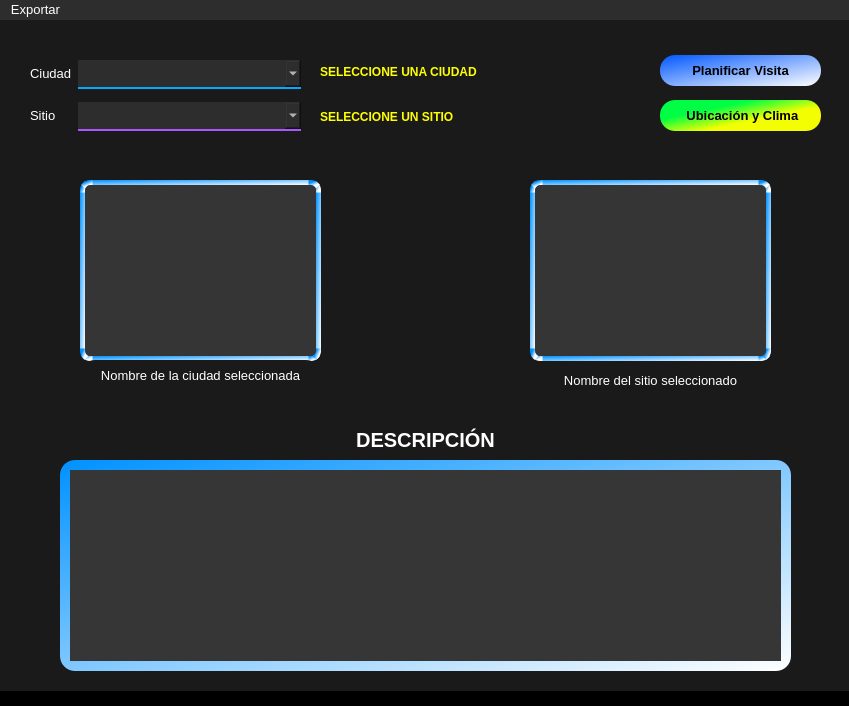
<?xml version="1.0" encoding="UTF-8"?>
<ui version="4.0">
 <class>manejarSitios</class>
 <widget class="QMainWindow" name="manejarSitios">
  <property name="geometry">
   <rect>
    <x>0</x>
    <y>0</y>
    <width>849</width>
    <height>706</height>
   </rect>
  </property>
  <property name="sizePolicy">
   <sizepolicy hsizetype="Expanding" vsizetype="Expanding">
    <horstretch>0</horstretch>
    <verstretch>0</verstretch>
   </sizepolicy>
  </property>
  <property name="maximumSize">
   <size>
    <width>849</width>
    <height>706</height>
   </size>
  </property>
  <property name="windowTitle">
   <string>Sitios</string>
  </property>
  <property name="windowIcon">
   <iconset>
    <normaloff>../recursos/iconos/ic_SitiosVentana.png</normaloff>../recursos/iconos/ic_SitiosVentana.png</iconset>
  </property>
  <property name="styleSheet">
   <string notr="true">background-color: rgb(0, 0, 0);
color: rgb(255, 255, 255);</string>
  </property>
  <widget class="QWidget" name="centralwidget">
   <widget class="QFrame" name="frame">
    <property name="geometry">
     <rect>
      <x>0</x>
      <y>0</y>
      <width>849</width>
      <height>671</height>
     </rect>
    </property>
    <property name="styleSheet">
     <string notr="true">background-color: rgb(26, 26, 26);
color: rgb(255, 255, 255);
border:0px</string>
    </property>
    <property name="frameShape">
     <enum>QFrame::Shape::StyledPanel</enum>
    </property>
    <property name="frameShadow">
     <enum>QFrame::Shadow::Raised</enum>
    </property>
    <widget class="QWidget" name="formLayoutWidget">
     <property name="geometry">
      <rect>
       <x>30</x>
       <y>40</y>
       <width>271</width>
       <height>71</height>
      </rect>
     </property>
     <layout class="QFormLayout" name="formLayout">
      <property name="verticalSpacing">
       <number>13</number>
      </property>
      <item row="0" column="0">
       <widget class="QLabel" name="ciudadLabel">
        <property name="font">
         <font>
          <pointsize>10</pointsize>
         </font>
        </property>
        <property name="text">
         <string>Ciudad</string>
        </property>
       </widget>
      </item>
      <item row="0" column="1">
       <widget class="QComboBox" name="ciudadComboBox">
        <property name="sizePolicy">
         <sizepolicy hsizetype="Preferred" vsizetype="Expanding">
          <horstretch>0</horstretch>
          <verstretch>0</verstretch>
         </sizepolicy>
        </property>
        <property name="font">
         <font>
          <pointsize>10</pointsize>
         </font>
        </property>
        <property name="styleSheet">
         <string notr="true">color: rgb(255, 255, 255);
background-color: rgb(45, 45, 45);
border-bottom: 2px solid rgb(0, 170, 255);
border-left:none;
border-right:none;
border-top:none;
padding-left:5px;
padding-right:5px;</string>
        </property>
       </widget>
      </item>
      <item row="1" column="0">
       <widget class="QLabel" name="sitioLabel">
        <property name="font">
         <font>
          <pointsize>10</pointsize>
         </font>
        </property>
        <property name="text">
         <string>Sitio</string>
        </property>
       </widget>
      </item>
      <item row="1" column="1">
       <widget class="QComboBox" name="sitioComboBox">
        <property name="sizePolicy">
         <sizepolicy hsizetype="Preferred" vsizetype="Expanding">
          <horstretch>0</horstretch>
          <verstretch>0</verstretch>
         </sizepolicy>
        </property>
        <property name="font">
         <font>
          <pointsize>10</pointsize>
         </font>
        </property>
        <property name="styleSheet">
         <string notr="true">color: rgb(255, 255, 255);
border-bottom: 2px solid rgb(170, 85, 255);
border-left:none;
border-right:none;
border-top:none;
background-color: rgb(45, 45, 45);
padding-left:5px;
padding-right:5px;</string>
        </property>
       </widget>
      </item>
     </layout>
    </widget>
    <widget class="QFrame" name="frame_sitios">
     <property name="geometry">
      <rect>
       <x>30</x>
       <y>140</y>
       <width>791</width>
       <height>561</height>
      </rect>
     </property>
     <property name="styleSheet">
      <string notr="true">background-color: rgb(26, 26, 26);
color: rgb(255, 255, 255);
border:0px;
border-radius:15px</string>
     </property>
     <property name="frameShape">
      <enum>QFrame::Shape::StyledPanel</enum>
     </property>
     <property name="frameShadow">
      <enum>QFrame::Shadow::Raised</enum>
     </property>
     <widget class="QLabel" name="img_Sitio">
      <property name="geometry">
       <rect>
        <x>500</x>
        <y>20</y>
        <width>241</width>
        <height>181</height>
       </rect>
      </property>
      <property name="styleSheet">
       <string notr="true">background-color: rgb(53, 53, 53);
border: 5px solid qlineargradient(spread:pad, x1:0, y1:0, x2:1, y2:1, stop:0 rgba(0, 145, 255, 255), stop:1 rgba(255, 255, 255, 255));
border-radius: 10px</string>
      </property>
      <property name="text">
       <string/>
      </property>
     </widget>
     <widget class="QFrame" name="frame_3">
      <property name="geometry">
       <rect>
        <x>30</x>
        <y>300</y>
        <width>731</width>
        <height>211</height>
       </rect>
      </property>
      <property name="styleSheet">
       <string notr="true">border-radius:15px;
background-color:qlineargradient(spread:pad, x1:0, y1:0, x2:1, y2:1, stop:0 rgba(0, 145, 255, 255), stop:1 rgba(255, 255, 255, 255));
border:none;</string>
      </property>
      <property name="frameShape">
       <enum>QFrame::Shape::StyledPanel</enum>
      </property>
      <property name="frameShadow">
       <enum>QFrame::Shadow::Raised</enum>
      </property>
      <widget class="QPlainTextEdit" name="desc_Sitio">
       <property name="geometry">
        <rect>
         <x>10</x>
         <y>10</y>
         <width>711</width>
         <height>191</height>
        </rect>
       </property>
       <property name="font">
        <font>
         <pointsize>10</pointsize>
        </font>
       </property>
       <property name="styleSheet">
        <string notr="true">background-color: rgb(54, 54, 54);color:white;border-radius:0px;border:none;</string>
       </property>
       <property name="readOnly">
        <bool>true</bool>
       </property>
       <property name="plainText">
        <string/>
       </property>
      </widget>
     </widget>
     <widget class="QLabel" name="label_2">
      <property name="geometry">
       <rect>
        <x>40</x>
        <y>259</y>
        <width>711</width>
        <height>41</height>
       </rect>
      </property>
      <property name="font">
       <font>
        <pointsize>15</pointsize>
        <bold>true</bold>
       </font>
      </property>
      <property name="styleSheet">
       <string notr="true">color: white;border:none;</string>
      </property>
      <property name="text">
       <string>DESCRIPCIÓN</string>
      </property>
      <property name="alignment">
       <set>Qt::AlignmentFlag::AlignCenter</set>
      </property>
     </widget>
     <widget class="QLabel" name="nombreSitio">
      <property name="geometry">
       <rect>
        <x>500</x>
        <y>210</y>
        <width>241</width>
        <height>20</height>
       </rect>
      </property>
      <property name="font">
       <font>
        <pointsize>10</pointsize>
       </font>
      </property>
      <property name="styleSheet">
       <string notr="true">color:white;border:none;</string>
      </property>
      <property name="text">
       <string>Nombre del sitio seleccionado</string>
      </property>
      <property name="alignment">
       <set>Qt::AlignmentFlag::AlignCenter</set>
      </property>
     </widget>
     <widget class="QLabel" name="img_Ciudad">
      <property name="geometry">
       <rect>
        <x>50</x>
        <y>20</y>
        <width>241</width>
        <height>181</height>
       </rect>
      </property>
      <property name="styleSheet">
       <string notr="true">background-color: rgb(53, 53, 53);
border: 5px solid qlineargradient(spread:pad, x1:0, y1:0, x2:1, y2:1, stop:0 rgba(0, 145, 255, 255), stop:1 rgba(255, 255, 255, 255));
border-radius: 10px</string>
      </property>
      <property name="text">
       <string/>
      </property>
     </widget>
     <widget class="QLabel" name="nombreCiudad">
      <property name="geometry">
       <rect>
        <x>50</x>
        <y>200</y>
        <width>241</width>
        <height>31</height>
       </rect>
      </property>
      <property name="sizePolicy">
       <sizepolicy hsizetype="Expanding" vsizetype="Expanding">
        <horstretch>0</horstretch>
        <verstretch>0</verstretch>
       </sizepolicy>
      </property>
      <property name="font">
       <font>
        <pointsize>10</pointsize>
       </font>
      </property>
      <property name="styleSheet">
       <string notr="true">color:white;border:none;</string>
      </property>
      <property name="text">
       <string>Nombre de la ciudad seleccionada</string>
      </property>
      <property name="alignment">
       <set>Qt::AlignmentFlag::AlignCenter</set>
      </property>
     </widget>
    </widget>
    <widget class="QLabel" name="aviso_ciudadNoSeleccionada">
     <property name="geometry">
      <rect>
       <x>320</x>
       <y>45</y>
       <width>211</width>
       <height>21</height>
      </rect>
     </property>
     <property name="sizePolicy">
      <sizepolicy hsizetype="Expanding" vsizetype="Preferred">
       <horstretch>0</horstretch>
       <verstretch>0</verstretch>
      </sizepolicy>
     </property>
     <property name="font">
      <font>
       <bold>true</bold>
      </font>
     </property>
     <property name="styleSheet">
      <string notr="true">color: rgb(255, 255, 0);</string>
     </property>
     <property name="text">
      <string>SELECCIONE UNA CIUDAD</string>
     </property>
     <property name="alignment">
      <set>Qt::AlignmentFlag::AlignLeading|Qt::AlignmentFlag::AlignLeft|Qt::AlignmentFlag::AlignTop</set>
     </property>
    </widget>
    <widget class="QPushButton" name="ubiClima_sitio">
     <property name="geometry">
      <rect>
       <x>660</x>
       <y>80</y>
       <width>161</width>
       <height>31</height>
      </rect>
     </property>
     <property name="font">
      <font>
       <pointsize>10</pointsize>
       <bold>true</bold>
      </font>
     </property>
     <property name="styleSheet">
      <string notr="true">color:black;
background-color: qlineargradient(spread:pad, x1:0.225, y1:0.206, x2:0.643, y2:0.589, stop:0.21978 rgba(0, 255, 68, 255), stop:1 rgba(243, 255, 0, 255));
border-radius:15px</string>
     </property>
     <property name="text">
      <string> Ubicación y Clima</string>
     </property>
     <property name="icon">
      <iconset>
       <normaloff>../recursos/iconos/UbiClima.png</normaloff>../recursos/iconos/UbiClima.png</iconset>
     </property>
     <property name="iconSize">
      <size>
       <width>32</width>
       <height>24</height>
      </size>
     </property>
    </widget>
    <widget class="QLabel" name="aviso_sitio">
     <property name="geometry">
      <rect>
       <x>320</x>
       <y>90</y>
       <width>321</width>
       <height>21</height>
      </rect>
     </property>
     <property name="sizePolicy">
      <sizepolicy hsizetype="Preferred" vsizetype="Preferred">
       <horstretch>0</horstretch>
       <verstretch>0</verstretch>
      </sizepolicy>
     </property>
     <property name="font">
      <font>
       <bold>true</bold>
      </font>
     </property>
     <property name="styleSheet">
      <string notr="true">color: rgb(255, 255, 0);</string>
     </property>
     <property name="text">
      <string>SELECCIONE UN SITIO</string>
     </property>
     <property name="alignment">
      <set>Qt::AlignmentFlag::AlignLeading|Qt::AlignmentFlag::AlignLeft|Qt::AlignmentFlag::AlignTop</set>
     </property>
    </widget>
    <widget class="QPushButton" name="planificar_visita">
     <property name="geometry">
      <rect>
       <x>660</x>
       <y>35</y>
       <width>161</width>
       <height>31</height>
      </rect>
     </property>
     <property name="font">
      <font>
       <pointsize>10</pointsize>
       <bold>true</bold>
      </font>
     </property>
     <property name="styleSheet">
      <string notr="true">border-radius:15px;
background-color: qlineargradient(spread:pad, x1:0, y1:0, x2:1, y2:1, stop:0 rgba(0, 87, 255, 255), stop:1 rgba(255, 255, 255, 255));
color:black;</string>
     </property>
     <property name="text">
      <string>Planificar Visita</string>
     </property>
     <property name="icon">
      <iconset>
       <normaloff>../recursos/iconos/visita_turismo.png</normaloff>../recursos/iconos/visita_turismo.png</iconset>
     </property>
     <property name="iconSize">
      <size>
       <width>30</width>
       <height>30</height>
      </size>
     </property>
    </widget>
   </widget>
  </widget>
  <widget class="QMenuBar" name="menubar">
   <property name="geometry">
    <rect>
     <x>0</x>
     <y>0</y>
     <width>849</width>
     <height>33</height>
    </rect>
   </property>
   <property name="font">
    <font>
     <pointsize>10</pointsize>
    </font>
   </property>
   <property name="styleSheet">
    <string notr="true">color: rgb(255, 255, 255);
background-color: rgb(45, 45, 45);</string>
   </property>
   <widget class="QMenu" name="menuExportar">
    <property name="styleSheet">
     <string notr="true">color:white;border:2px solid black;</string>
    </property>
    <property name="title">
     <string>Exportar</string>
    </property>
    <addaction name="actionHTML"/>
    <addaction name="actionPDF"/>
   </widget>
   <addaction name="menuExportar"/>
  </widget>
  <action name="actionHTML">
   <property name="icon">
    <iconset>
     <normaloff>../recursos/iconos/html.png</normaloff>../recursos/iconos/html.png</iconset>
   </property>
   <property name="text">
    <string>HTML</string>
   </property>
  </action>
  <action name="actionPDF">
   <property name="icon">
    <iconset>
     <normaloff>../recursos/iconos/pdf.png</normaloff>../recursos/iconos/pdf.png</iconset>
   </property>
   <property name="text">
    <string>PDF</string>
   </property>
  </action>
 </widget>
 <resources/>
 <connections/>
</ui>
